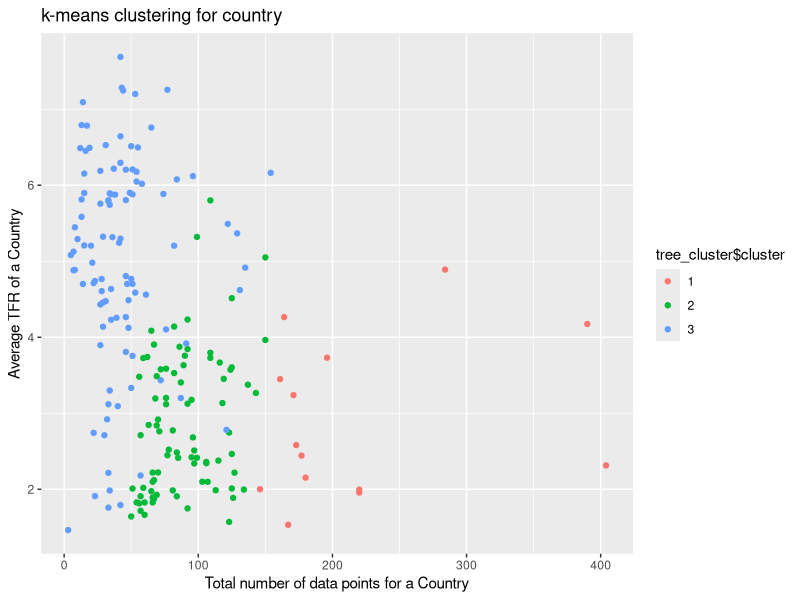

R code for this plot:
## ---- chunk 1
library("knitr")
library("ggplot2")
library("tidyverse")
library(openxlsx)
library(tidyverse)
library(lubridate)
library(stats)
library(data.table)
library(gridExtra)
library(class)
library(cluster)
## ---- chunk 2
tfr <- read_csv("tfr_data.csv")
subregion = read_csv("un_subregion.csv")
tfr <- merge(x = tfr, y = subregion[ , -1], by = "ISO.code")
tfr$TimeMid <- as.Date.character(format(date_decimal(tfr$TimeMid), "%Y-%m-%d"))
tfr <- tfr %>% mutate(year = year(TimeMid)) %>% filter(year <= 2016)
# head(tfr)
## ---- chunk 3
df <- tfr %>% select(DataValue, Country.or.area, DataProcessType, RecallLag, DataTypeGroupName,  year, development)
dim(df)

#head(df)
#unique(tfr$development)
## ---- chunk 4
# feature extraction
df_features <- df%>% group_by(Country.or.area) %>% summarize(total_pt = sum(n()), average_RL = mean(abs(RecallLag)), average_TFR = mean(DataValue), num_Census = sum(DataProcessType == "Census"), num_Survey = sum(DataProcessType == "Survey"), num_Estimate = sum(DataProcessType == "Estimate"), num_Register = sum(DataProcessType == "Register"), num_SRS = sum(DataProcessType == "SRS"), num_Panel = sum(DataProcessType == "Panel"), num_PES = sum(DataProcessType == "PES"), num_Indirect = sum(DataTypeGroupName == "Indirect"), num_Direct = sum(DataTypeGroupName == "Direct"), num_UN = sum(DataTypeGroupName == "UN computed"), num_Unknown = sum(DataTypeGroupName == "Unknown"), num_Undefined = sum(DataTypeGroupName == "Undefined"))

## ---- chunk 5
# joins
df_tree <- df %>% select(-DataValue, -DataProcessType, -RecallLag, -DataTypeGroupName, -year) %>% group_by(Country.or.area) 
df_tree <- unique( df_tree[,1:2] )
df_tree <- left_join(x = df_features, y = df_tree, by = "Country.or.area")
## ---- chunk 6
tree_cluster <- kmeans(df_tree[, 2:16], 3, nstart = 2)
#tree_cluster
## ---- chunk 7
tree_cluster$cluster <- as.factor(tree_cluster$cluster)
ggplot(df_tree, aes(total_pt, average_TFR, color = tree_cluster$cluster)) + geom_point() + ggtitle("k-means clustering for country") +
  xlab("Total number of data points for a Country") + ylab("Average TFR of a Country") 
